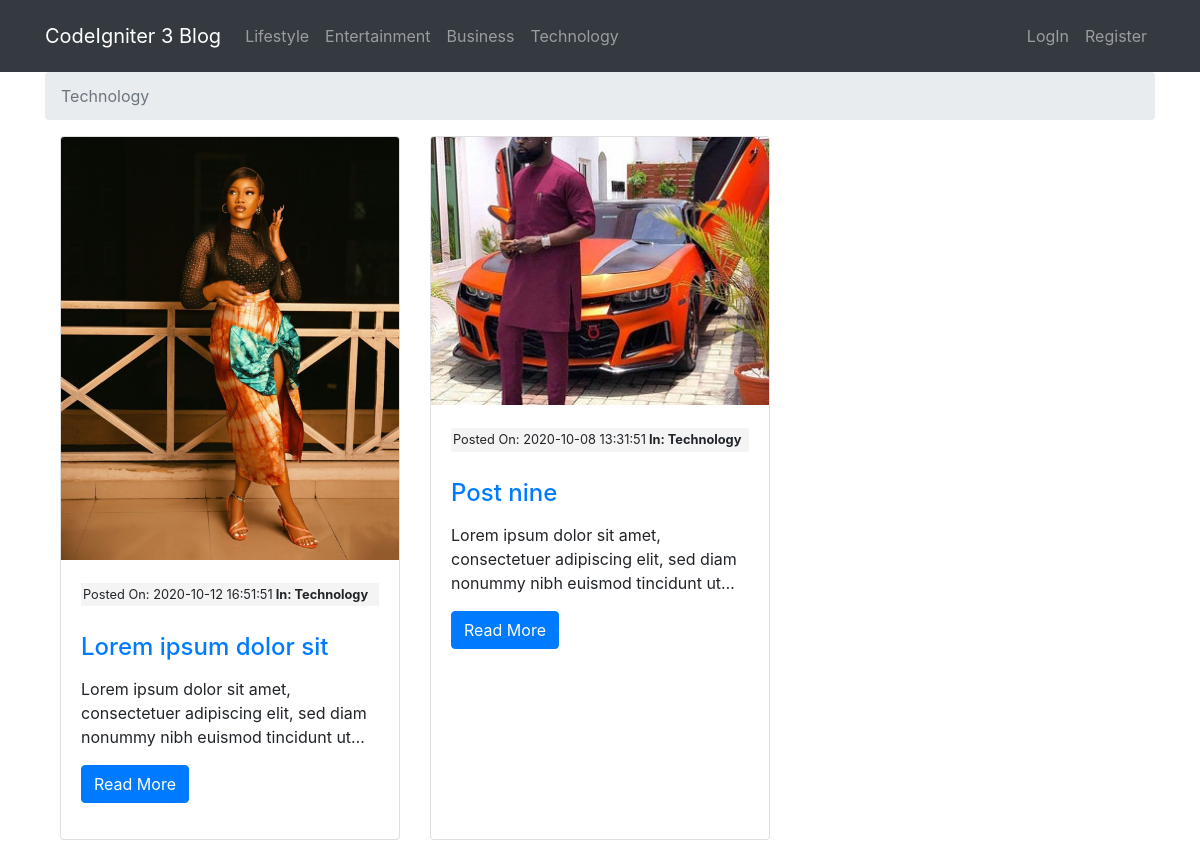
Screenshot of /categories/posts/1 with the database file from the repository.
### tables this page shows
CREATE TABLE `categories` (
  `id` int(11) NOT NULL,
  `name` varchar(255) NOT NULL
);

CREATE TABLE `posts` (
  `id` int(11) NOT NULL,
  `category_id` int(11) NOT NULL,
  `title` varchar(255) NOT NULL,
  `slug` varchar(255) NOT NULL,
  `body` text NOT NULL,
  `postimage` varchar(255) NOT NULL,
  `created_at` timestamp NOT NULL DEFAULT current_timestamp()
);

### application/controllers/Category.php (called while the page is built, shortened)
<?php
class Category extends CI_Controller{
    public function postCat($id){
        $data = [
            'title' => $this->CategoryModel->get_category($id)->name,
            'head' => $this->CategoryModel->displayCat(),
            'posts' => $this->NewsModel->display_post_by_cat_id($id)
        ];
        $this->load->view('templetes/header.php', $data);
        $this->load->view('pages/blog');
        $this->load->view('templetes/footer.php');
    }
}

### index.php (called while the page is built, shortened)
<?php
require_once BASEPATH.'core/CodeIgniter.php';

### application/models/CategoryModel.php (called while the page is built, shortened)
<?php
class CategoryModel extends CI_Model{
    public function displayCat($id = FALSE){
        if($id === FALSE){
        $this->db->order_by('id', 'DESC');
        $query = $this->db->get('Categories');
        return $query->result_array();
        }
        $query = $this->db->get_where('categories', array('id'=> $id));
        return $query->row_array();
    }
    public function get_category($id){
        $query = $this->db->get_where('categories', array('id' => $id));
        return $query->row();
    }
}
?>

### application/models/NewsModel.php (called while the page is built, shortened)
<?php
class NewsModel extends CI_Model{
    public function display_post_by_cat_id($category_id){
        $this->db->order_by('posts.id', 'DESC');
        $this->db->join('categories', 'categories.id = posts.category_id');
        $query = $this->db->get_where('posts', array('category_id' => $category_id));
        return $query->result_array();
    }
}

### application/views/pages/blog.php (the view)
<nav aria-label="breadcrumb">
  <ol class="breadcrumb">
    <li class="breadcrumb-item active" aria-current="page"><?= $title ?></li>
  </ol>
</nav>
<div class="container">
  <div class="row">
  <?php foreach($posts as $post): ?>
    <div class="col-lg-4 col-sm-6 mb-4">
      <div class="card h-100">
        <a href="<?php echo site_url('/posts/'. $post['slug']); ?>"><img class="card-img-top" src="<?= site_url(); ?>assets/images/posts/<?= $post['postimage'] ?>" alt=""></a>
        <div class="card-body">
        <small class="post-date">Posted On: <?= $post['created_at'] ?><strong> In: <?= $post['name']; ?></strong></small><br>
          <h4 class="card-title">
            <a href="<?php echo site_url('/posts/'. $post['slug']); ?>"><?= $post['title'] ?></a>
          </h4>
          <p class="card-text"><?= word_limiter($post['body'], 15) ?></p>
          <p><a href="<?php echo site_url('/posts/'. $post['slug']); ?>" class="btn btn-primary ">Read More</a></p>
        </div>
      </div>
    </div>
    <?php endforeach; ?>
  </div>

### application/views/templetes/header.php (shortened to what this page needs)
<!DOCTYPE html>
<html lang="en">
<head>
    <link rel="stylesheet" href="<?php echo base_url(); ?>assets/css/bootstrap.min.css">
    <link rel="stylesheet" href="<?php echo base_url(); ?>assets/css/style.css">
    <link rel="stylesheet" href="path/to/font-awesome/css/font-awesome.min.css">
</head>
<body>
<nav class="navbar navbar-expand-lg navbar-dark bg-dark">
<div class="container">
  <a class="navbar-brand" href="<?= base_url(); ?>">CodeIgniter 3 Blog</a>
    <div class="collapse navbar-collapse" id="navbarText">
    <ul class="navbar-nav mr-auto">
    <?php foreach($head as $cat): ?>
      <li class="nav-item">
        <a class="nav-link" href="<?php echo base_url('categories/posts/'.$cat['id']); ?>"><?= $cat['name']; ?><span class="sr-only">(current)</span></a>
      </li>
      <?php endforeach; ?>
    </ul>
    <?php if($this->session->userdata('isLoggedIn')): ?>
      <span class="navbar-text">
      <ul class="navbar-nav mr-auto">
      <li class="nav-item">
        <a class="nav-link" href="<?= base_url('dashboard') ?>">Dashboard</a>
      </li>
      <li class="nav-item">
        <a class="nav-link" href="<?= base_url('users/logout') ?>">Log Out</a>
      </li>
    </ul>
    </span>
    <?php else: ?>
      <span class="navbar-text">
      <ul class="navbar-nav mr-auto">
      <li class="nav-item">
        <a class="nav-link" href="<?= base_url('users/login') ?>">LogIn</a>
      </li>
      <li class="nav-item">
        <a class="nav-link" href="<?= base_url('users/register') ?>">Register</a>
      </li>
    </ul>
    </span>
    <?php endif; ?>
  </div>
</nav>
<div class="container">

### assets/css/style.css (style rules this page uses)
.post-date { background: #f4f4f4; padding: 2px; margin: 3px 0; display: block; }

### rows the page displays
categories: name "Lifestyle"
categories: name "Entertainment"
categories: name "Business"
categories: name "Technology"
posts: postimage (picture), created_at "2020-10-12 16:51:51", category.name "Technology", title "Lorem ipsum dolor sit", body "Lorem ipsum dolor sit amet, consectetuer adipiscing elit, sed diam nonummy nibh euismod tincidunt ut…"
posts: postimage (picture), created_at "2020-10-08 13:31:51", category.name "Technology", title "Post nine", body "Lorem ipsum dolor sit amet, consectetuer adipiscing elit, sed diam nonummy nibh euismod tincidunt ut…"

### other values shown
$title "Technology"
